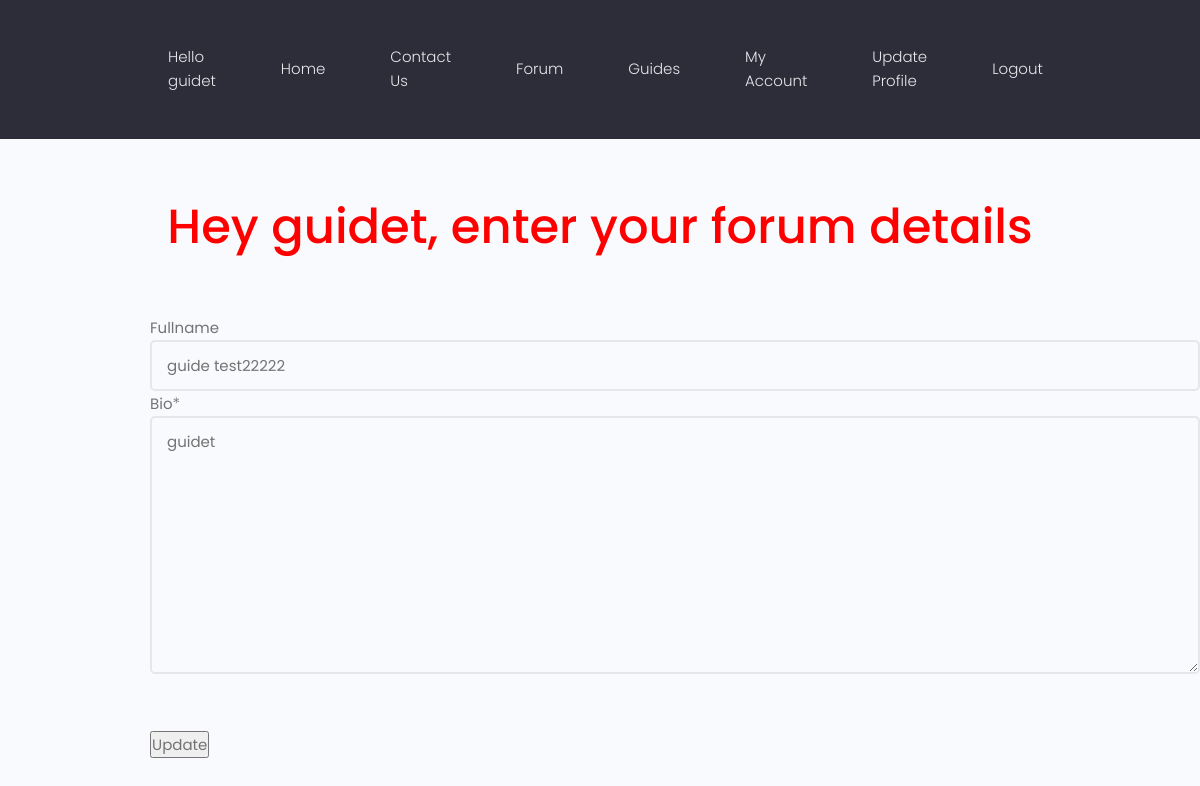
Page /account/update_profile/ (signed in) on the earlier database version.
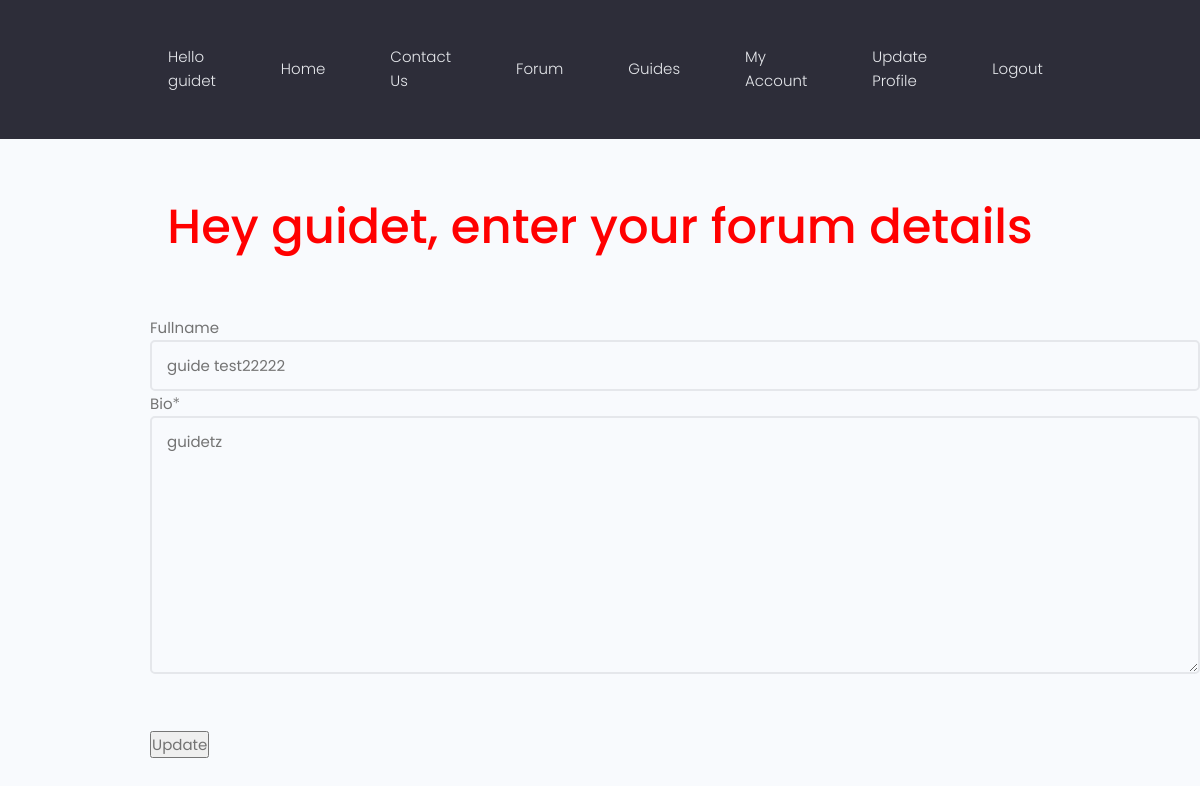
Same page on the later database version.
### forum/models.py (models this page shows, shortened)
class Author(models.Model):
    user = models.ForeignKey(User, on_delete=models.CASCADE)
    fullname = models.CharField(max_length=40, blank=True)
    slug = models.SlugField(max_length=400, unique=True, blank=True) # imported from django.utils.text
    bio = HTMLField() #desctription of the user imported the field from tinymce.models

### register/views.py (the view)
# urls.py: path("update_profile/", update_profile, name="update_profile"),
@login_required
def update_profile(request):
    user = request.user
    author = Author.objects.get(user=request.user)
    if (author):
        form = UpdateForm(instance=author)
    else:
        form = UpdateForm(request.POST)
    if request.method=="POST":
        form = UpdateForm(request.POST, request.FILES, instance=author)
        if form.is_valid():
            form.save()
            return redirect("edit-account")
    context={ "form": form}
    return render(request, "register/update.html", context)

### register/forms.py
class UpdateForm(forms.ModelForm):
    class Meta:
        model=Author
        fields =("fullname","bio")
    def __init__(self, *args, **kwargs):
        super(UpdateForm, self).__init__(*args, **kwargs)
        for name, field in self.fields.items():
            field.widget.attrs.update({'class':'input'})

### forum/context_processors.py (called while the page is built, shortened)
def searchFunction(request):
    search_context = {}
    posts = Post.objects.all()
    return search_context

### register/templates/register/update.html (shortened to what this page needs)
{% extends 'main.html' %}
{% load crispy_forms_tags %}
{% block content %}
<h1 style="text-align:center; margin-block:50px; color:red;">Hey {{user}}, enter your forum details</h1>
 <form method="POST" action="." style="margin-left:150px;">
     {{form|crispy}}
     <input type="submit" value="Update" style="margin-block:50px;">
 </form>
{% endblock content %}

Differences in the rows shown:
changed Author "guide test22222": bio "guidet" → "guidetz"
